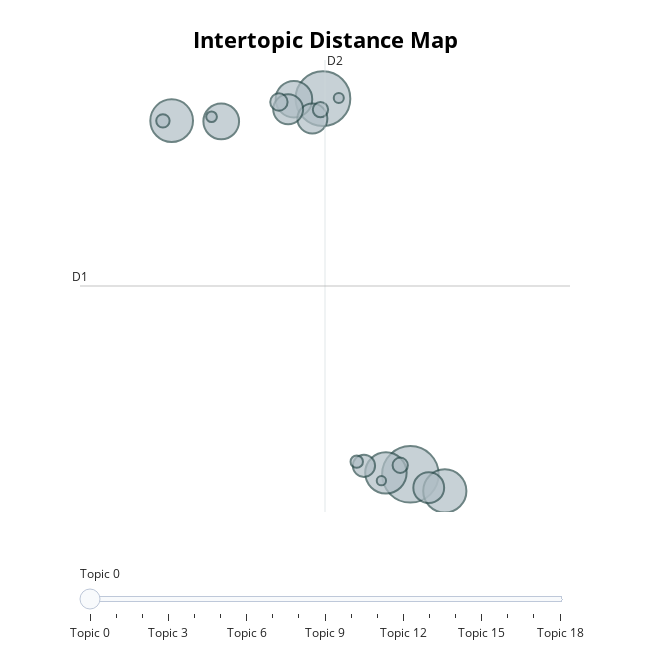

The code cell stored with this chart in its notebook:
### Code cell
topic_model.visualize_topics()

### Figure 1 — Plotly figure (JSON) as saved in the notebook; plotly's stock layout.template omitted (floating-point values rounded to 4 significant figures)
{"data": [{"customdata": [[0, "جدا | ممتاز | جميل | رائع | جيد", 1260], [1, "فندق | الفندق | hotel | جدا | الغرف", 1180], [2, "الله | الفندق | جدا | المكان | اللي", 735], [3, "restaurant | food | delicious | مطعم | لذيذ", 718], [4, "حلو | راقي | مكان | روعه | وهادئ", 676], [5, "مكان | place | جميل | جدا | visit", 527], [6, "mall | سوق | market | shopping | price", 502], [7, "mosque | god | الله | may | prayer", 374], [8, "park | حديقة | منتزه | حديقه | جميل", 355], [9, "beach | البحر | شاطئ | دورات | water", 352], [10, "سيء | سيئ | bad | جدا | سيئه", 195], [11, "family | place | للعائلات | good | عائلي", 119], [12, "saudi | السعودية | الرياض | arabia | أجمل", 93], [13, "يحتاج | تحتاج | تطوير | اكثر | تجديد", 92], [14, "fish | السمك | price | market | fresh", 71], [15, "مغلق | closed | كورونا | بسبب | مغلقة", 61], [16, "parking | car | السيارات | مواقف | cable", 45], [17, "cinema | movie | hall | love | sound", 40], [18, "love | loved | shada | العشق | suite", 34]], "hovertemplate": "<b>Topic %{customdata[0]}</b><br>%{customdata[1]}<br>Size: %{customdata[2]}", "legendgroup": "", "marker": {"color": "#B0BEC5", "line": {"color": "DarkSlateGrey", "width": 2}, "size": [1260, 1180, 735, 718, 676, 527, 502, 374, 355, 352, 195, 119, 93, 92, 71, 61, 45, 40, 34], "sizemode": "area", "sizeref": 0.7875, "symbol": "circle"}, "mode": "markers", "name": "", "orientation": "v", "showlegend": false, "type": "scatter", "x": [15.78, 14.06, 16.46, 11.07, 15.3, 13.49, 12.05, 16.14, 13.85, 13.37, 14.87, 13.19, 14.01, 15.58, 10.9, 14.72, 11.86, 14.37, 15.21], "xaxis": "x", "y": [-6.079, 12.4, -6.897, 11.31, -6.007, 12.37, 11.29, -6.735, 11.42, 11.87, -5.658, 12.24, 11.86, -5.633, 11.31, -5.455, 11.51, 12.44, -6.392], "yaxis": "y"}], "layout": {"annotations": [{"showarrow": false, "text": "D1", "x": 9.266, "y": 3.184, "yshift": 10}, {"showarrow": false, "text": "D2", "x": 14.1, "xshift": 10, "y": 14.3}], "height": 650, "hoverlabel": {"bgcolor": "white", "font": {"family": "Rockwell", "size": 16}}, "legend": {"itemsizing": "constant", "tracegroupgap": 0}, "margin": {"t": 60}, "shapes": [{"line": {"color": "#CFD8DC", "width": 2}, "type": "line", "x0": 14.1, "x1": 14.1, "y0": -7.932, "y1": 14.3}, {"line": {"color": "#9E9E9E", "width": 2}, "type": "line", "x0": 9.266, "x1": 18.93, "y0": 3.184, "y1": 3.184}], "sliders": [{"active": 0, "pad": {"t": 50}, "steps": [{"args": [{"marker.color": [["red", "#B0BEC5", "#B0BEC5", "#B0BEC5", "#B0BEC5", "#B0BEC5", "#B0BEC5", "#B0BEC5", "#B0BEC5", "#B0BEC5", "#B0BEC5", "#B0BEC5", "#B0BEC5", "#B0BEC5", "#B0BEC5", "#B0BEC5", "#B0BEC5", "#B0BEC5", "#B0BEC5"]]}], "label": "Topic 0", "method": "update"}, {"args": [{"marker.color": [["#B0BEC5", "red", "#B0BEC5", "#B0BEC5", "#B0BEC5", "#B0BEC5", "#B0BEC5", "#B0BEC5", "#B0BEC5", "#B0BEC5", "#B0BEC5", "#B0BEC5", "#B0BEC5", "#B0BEC5", "#B0BEC5", "#B0BEC5", "#B0BEC5", "#B0BEC5", "#B0BEC5"]]}], "label": "Topic 1", "method": "update"}, {"args": [{"marker.color": [["#B0BEC5", "#B0BEC5", "red", "#B0BEC5", "#B0BEC5", "#B0BEC5", "#B0BEC5", "#B0BEC5", "#B0BEC5", "#B0BEC5", "#B0BEC5", "#B0BEC5", "#B0BEC5", "#B0BEC5", "#B0BEC5", "#B0BEC5", "#B0BEC5", "#B0BEC5", "#B0BEC5"]]}], "label": "Topic 2", "method": "update"}, {"args": [{"marker.color": [["#B0BEC5", "#B0BEC5", "#B0BEC5", "red", "#B0BEC5", "#B0BEC5", "#B0BEC5", "#B0BEC5", "#B0BEC5", "#B0BEC5", "#B0BEC5", "#B0BEC5", "#B0BEC5", "#B0BEC5", "#B0BEC5", "#B0BEC5", "#B0BEC5", "#B0BEC5", "#B0BEC5"]]}], "label": "Topic 3", "method": "update"}, {"args": [{"marker.color": [["#B0BEC5", "#B0BEC5", "#B0BEC5", "#B0BEC5", "red", "#B0BEC5", "#B0BEC5", "#B0BEC5", "#B0BEC5", "#B0BEC5", "#B0BEC5", "#B0BEC5", "#B0BEC5", "#B0BEC5", "#B0BEC5", "#B0BEC5", "#B0BEC5", "#B0BEC5", "#B0BEC5"]]}], "label": "Topic 4", "method": "update"}, {"args": [{"marker.color": [["#B0BEC5", "#B0BEC5", "#B0BEC5", "#B0BEC5", "#B0BEC5", "red", "#B0BEC5", "#B0BEC5", "#B0BEC5", "#B0BEC5", "#B0BEC5", "#B0BEC5", "#B0BEC5", "#B0BEC5", "#B0BEC5", "#B0BEC5", "#B0BEC5", "#B0BEC5", "#B0BEC5"]]}], "label": "Topic 5", "method": "update"}, {"args": [{"marker.color": [["#B0BEC5", "#B0BEC5", "#B0BEC5", "#B0BEC5", "#B0BEC5", "#B0BEC5", "red", "#B0BEC5", "#B0BEC5", "#B0BEC5", "#B0BEC5", "#B0BEC5", "#B0BEC5", "#B0BEC5", "#B0BEC5", "#B0BEC5", "#B0BEC5", "#B0BEC5", "#B0BEC5"]]}], "label": "Topic 6", "method": "update"}, {"args": [{"marker.color": [["#B0BEC5", "#B0BEC5", "#B0BEC5", "#B0BEC5", "#B0BEC5", "#B0BEC5", "#B0BEC5", "red", "#B0BEC5", "#B0BEC5", "#B0BEC5", "#B0BEC5", "#B0BEC5", "#B0BEC5", "#B0BEC5", "#B0BEC5", "#B0BEC5", "#B0BEC5", "#B0BEC5"]]}], "label": "Topic 7", "method": "update"}, {"args": [{"marker.color": [["#B0BEC5", "#B0BEC5", "#B0BEC5", "#B0BEC5", "#B0BEC5", "#B0BEC5", "#B0BEC5", "#B0BEC5", "red", "#B0BEC5", "#B0BEC5", "#B0BEC5", "#B0BEC5", "#B0BEC5", "#B0BEC5", "#B0BEC5", "#B0BEC5", "#B0BEC5", "#B0BEC5"]]}], "label": "Topic 8", "method": "update"}, {"args": [{"marker.color": [["#B0BEC5", "#B0BEC5", "#B0BEC5", "#B0BEC5", "#B0BEC5", "#B0BEC5", "#B0BEC5", "#B0BEC5", "#B0BEC5", "red", "#B0BEC5", "#B0BEC5", "#B0BEC5", "#B0BEC5", "#B0BEC5", "#B0BEC5", "#B0BEC5", "#B0BEC5", "#B0BEC5"]]}], "label": "Topic 9", "method": "update"}, {"args": [{"marker.color": [["#B0BEC5", "#B0BEC5", "#B0BEC5", "#B0BEC5", "#B0BEC5", "#B0BEC5", "#B0BEC5", "#B0BEC5", "#B0BEC5", "#B0BEC5", "red", "#B0BEC5", "#B0BEC5", "#B0BEC5", "#B0BEC5", "#B0BEC5", "#B0BEC5", "#B0BEC5", "#B0BEC5"]]}], "label": "Topic 10", "method": "update"}, {"args": [{"marker.color": [["#B0BEC5", "#B0BEC5", "#B0BEC5", "#B0BEC5", "#B0BEC5", "#B0BEC5", "#B0BEC5", "#B0BEC5", "#B0BEC5", "#B0BEC5", "#B0BEC5", "red", "#B0BEC5", "#B0BEC5", "#B0BEC5", "#B0BEC5", "#B0BEC5", "#B0BEC5", "#B0BEC5"]]}], "label": "Topic 11", "method": "update"}, {"args": [{"marker.color": [["#B0BEC5", "#B0BEC5", "#B0BEC5", "#B0BEC5", "#B0BEC5", "#B0BEC5", "#B0BEC5", "#B0BEC5", "#B0BEC5", "#B0BEC5", "#B0BEC5", "#B0BEC5", "red", "#B0BEC5", "#B0BEC5", "#B0BEC5", "#B0BEC5", "#B0BEC5", "#B0BEC5"]]}], "label": "Topic 12", "method": "update"}, {"args": [{"marker.color": [["#B0BEC5", "#B0BEC5", "#B0BEC5", "#B0BEC5", "#B0BEC5", "#B0BEC5", "#B0BEC5", "#B0BEC5", "#B0BEC5", "#B0BEC5", "#B0BEC5", "#B0BEC5", "#B0BEC5", "red", "#B0BEC5", "#B0BEC5", "#B0BEC5", "#B0BEC5", "#B0BEC5"]]}], "label": "Topic 13", "method": "update"}, {"args": [{"marker.color": [["#B0BEC5", "#B0BEC5", "#B0BEC5", "#B0BEC5", "#B0BEC5", "#B0BEC5", "#B0BEC5", "#B0BEC5", "#B0BEC5", "#B0BEC5", "#B0BEC5", "#B0BEC5", "#B0BEC5", "#B0BEC5", "red", "#B0BEC5", "#B0BEC5", "#B0BEC5", "#B0BEC5"]]}], "label": "Topic 14", "method": "update"}, {"args": [{"marker.color": [["#B0BEC5", "#B0BEC5", "#B0BEC5", "#B0BEC5", "#B0BEC5", "#B0BEC5", "#B0BEC5", "#B0BEC5", "#B0BEC5", "#B0BEC5", "#B0BEC5", "#B0BEC5", "#B0BEC5", "#B0BEC5", "#B0BEC5", "red", "#B0BEC5", "#B0BEC5", "#B0BEC5"]]}], "label": "Topic 15", "method": "update"}, {"args": [{"marker.color": [["#B0BEC5", "#B0BEC5", "#B0BEC5", "#B0BEC5", "#B0BEC5", "#B0BEC5", "#B0BEC5", "#B0BEC5", "#B0BEC5", "#B0BEC5", "#B0BEC5", "#B0BEC5", "#B0BEC5", "#B0BEC5", "#B0BEC5", "#B0BEC5", "red", "#B0BEC5", "#B0BEC5"]]}], "label": "Topic 16", "method": "update"}, {"args": [{"marker.color": [["#B0BEC5", "#B0BEC5", "#B0BEC5", "#B0BEC5", "#B0BEC5", "#B0BEC5", "#B0BEC5", "#B0BEC5", "#B0BEC5", "#B0BEC5", "#B0BEC5", "#B0BEC5", "#B0BEC5", "#B0BEC5", "#B0BEC5", "#B0BEC5", "#B0BEC5", "red", "#B0BEC5"]]}], "label": "Topic 17", "method": "update"}, {"args": [{"marker.color": [["#B0BEC5", "#B0BEC5", "#B0BEC5", "#B0BEC5", "#B0BEC5", "#B0BEC5", "#B0BEC5", "#B0BEC5", "#B0BEC5", "#B0BEC5", "#B0BEC5", "#B0BEC5", "#B0BEC5", "#B0BEC5", "#B0BEC5", "#B0BEC5", "#B0BEC5", "#B0BEC5", "red"]]}], "label": "Topic 18", "method": "update"}]}], "title": {"font": {"color": "Black", "size": 22}, "text": "<b>Intertopic Distance Map</b>", "x": 0.5, "xanchor": "center", "y": 0.95, "yanchor": "top"}, "width": 650, "xaxis": {"anchor": "y", "domain": [0, 1], "range": [9.266, 18.93], "title": {"text": ""}, "visible": false}, "yaxis": {"anchor": "x", "domain": [0, 1], "range": [-7.932, 14.3], "title": {"text": ""}, "visible": false}}}
